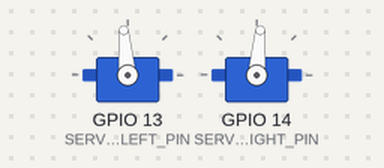
Simulated run of this sketch. Board: ESP32. On the bench: 2 × servo. WiFi joins after 1.5 s; servers stay silent unless stated; web services answer with replies made up by the test bench; what the sketch prints to the serial monitor is not drawn.

Above: at 2.55 s.
At 5.7 s:
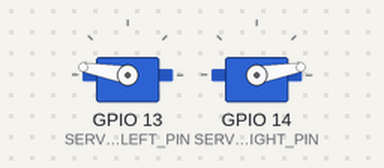
At 8.9 s:
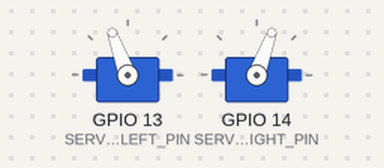
At 16.55 s:
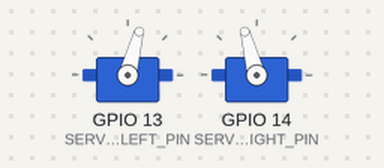
Timing chart, 0 to 21.5 s (numbered marks = the images above):
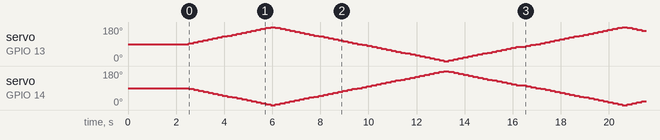

The sketch:

sketch.ino
```cpp
// ========================================
// KIỂM SOÁT TỐC ĐỘ SERVO QUAY LIÊN TỤC
// Gửi dữ liệu góc quay lên ThingSpeak
// Buổi TH 03 - Môn IoT - AGU
// ========================================
// Wokwi + ThingSpeak
// ========================================

#include <WiFi.h>           // Thư viện WiFi cho ESP32
#include <HTTPClient.h>     // Thư viện HTTP
#include <ESP32Servo.h>     // Thư viện Servo cho ESP32

// ===== CẤU HÌNH WIFI (Wokwi dùng WiFi ảo) =====
const char* ssid = "Wokwi-GUEST";    // WiFi mặc định của Wokwi
const char* password = "";             // Không cần mật khẩu

// ===== CẤU HÌNH THINGSPEAK =====
// ⚠️ THAY API KEY CỦA BẠN VÀO ĐÂY!
const char* writeAPIKey = "YOUR_WRITE_API_KEY";  // Lấy từ ThingSpeak > API Keys
const char* server = "http://api.thingspeak.com/update";

// ===== CẤU HÌNH SERVO =====
#define SERVO_LEFT_PIN  13    // Servo trái - chân GPIO 13
#define SERVO_RIGHT_PIN 14    // Servo phải - chân GPIO 14

Servo servoLeft;    // Đối tượng servo bên trái
Servo servoRight;   // Đối tượng servo bên phải

// ===== BIẾN TOÀN CỤC =====
int angle = 90;                        // Góc hiện tại
bool goingUp = true;                   // Đang tăng góc hay giảm
unsigned long lastSendTime = 0;        // Thời điểm gửi dữ liệu cuối
const long sendInterval = 16000;       // Gửi mỗi 16 giây (ThingSpeak yêu cầu ≥15s)

void setup() {
  Serial.begin(115200);
  delay(1000);

  Serial.println("====================================");
  Serial.println("  IoT Lab 03 - Servo + ThingSpeak");
  Serial.println("====================================");

  // --- Khởi tạo 2 Servo ---
  servoLeft.attach(SERVO_LEFT_PIN);
  servoRight.attach(SERVO_RIGHT_PIN);
  Serial.println("✓ 2 Servo đã khởi tạo");
  Serial.println("  Servo trái: GPIO " + String(SERVO_LEFT_PIN));
  Serial.println("  Servo phải: GPIO " + String(SERVO_RIGHT_PIN));

  // --- Kết nối WiFi ---
  Serial.print("Đang kết nối WiFi: ");
  Serial.println(ssid);

  WiFi.begin(ssid, password);

  int timeout = 0;
  while (WiFi.status() != WL_CONNECTED && timeout < 40) {
    delay(500);
    Serial.print(".");
    timeout++;
  }

  if (WiFi.status() == WL_CONNECTED) {
    Serial.println();
    Serial.println("✓ Kết nối WiFi thành công!");
    Serial.print("  IP: ");
    Serial.println(WiFi.localIP());
  } else {
    Serial.println();
    Serial.println("✗ Lỗi kết nối WiFi!");
  }

  Serial.println("====================================");
  Serial.println("Bắt đầu điều khiển servo...");
  Serial.println();
}

void loop() {
  // === ĐIỀU KHIỂN SERVO ===
  // Servo quay liên tục: tăng từ 0 → 180 rồi giảm từ 180 → 0

  // Cập nhật góc quay
  if (goingUp) {
    angle += 5;              // Tăng góc thêm 5 độ
    if (angle >= 180) {
      angle = 180;
      goingUp = false;       // Đổi chiều: bắt đầu giảm
    }
  } else {
    angle -= 5;              // Giảm góc bớt 5 độ
    if (angle <= 0) {
      angle = 0;
      goingUp = true;        // Đổi chiều: bắt đầu tăng
    }
  }

  // Ghi góc vào servo
  servoLeft.write(angle);            // Servo trái quay theo góc
  servoRight.write(180 - angle);     // Servo phải quay ngược chiều

  // In ra Serial Monitor
  Serial.print("Servo trái: ");
  Serial.print(angle);
  Serial.print("° | Servo phải: ");
  Serial.print(180 - angle);
  Serial.println("°");

  // === GỬI DỮ LIỆU LÊN THINGSPEAK ===
  unsigned long now = millis();
  if (now - lastSendTime >= sendInterval) {
    lastSendTime = now;
    sendToThingSpeak(angle, 180 - angle);
  }

  delay(200);   // Chờ 200ms giữa mỗi bước quay
}

// Hàm gửi dữ liệu lên ThingSpeak
void sendToThingSpeak(int angleLeft, int angleRight) {
  if (WiFi.status() != WL_CONNECTED) {
    Serial.println("⚠ WiFi chưa kết nối, bỏ qua gửi dữ liệu");
    return;
  }

  HTTPClient http;

  // Tạo URL gửi dữ liệu
  // field1 = góc servo trái, field2 = góc servo phải
  String url = String(server);
  url += "?api_key=" + String(writeAPIKey);
  url += "&field1=" + String(angleLeft);
  url += "&field2=" + String(angleRight);

  Serial.println("--- Gửi dữ liệu lên ThingSpeak ---");
  Serial.println("  URL: " + url);

  http.begin(url);
  int httpCode = http.GET();

  if (httpCode > 0) {
    String response = http.getString();
    Serial.print("  ✓ Thành công! Entry #");
    Serial.println(response);
  } else {
    Serial.print("  ✗ Lỗi HTTP: ");
    Serial.println(httpCode);
  }

  http.end();
  Serial.println();
}
```
